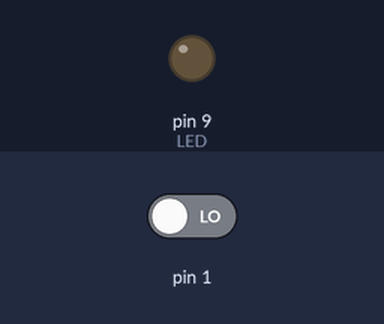
Bench run of a sketch on a simulated Arduino Uno, built with avr-gcc and run on an emulated ATmega328P. Shown: output pins drawn as LEDs (lit = HIGH). The inputs (shaded band) are chosen by the test bench; at power-on: pin 1 LOW.

Above: at 1.2 s.
1.3 s: pin 1 driven HIGH
At 2.5 s:
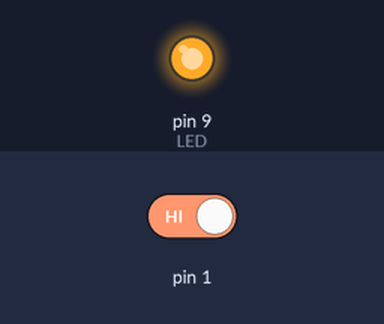
2.8 s: pin 1 driven LOW
At 3.8 s:
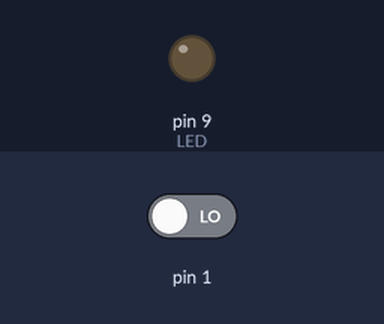
Timing chart, 0 to 5.8 s (numbered marks = the images above; inputs shaded):
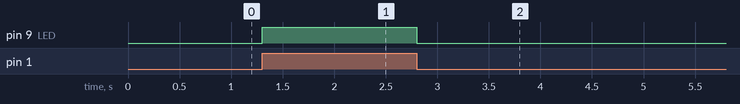

The sketch:

Lab1Step2.ino
```cpp
const int LED = 9;                            // constant integer for LED connected to pin 9
boolean BUTTON = 2;                         // constant integer for BUTOON connected to pin 2
void setup() {
  pinMode(LED, OUTPUT);                       // pin 9 is an output
  pinMode(BUTTON, INPUT);                     // pin 2 is an input
}
void loop() {
if (digitalRead(BUTTON) == LOW) {             //if the button is low
digitalWrite(LED, LOW);                       //LED will be low
} else {                                      //otherwise
digitalWrite(LED, HIGH);                      //LED will be high
}
}
```

Measured:
- after the input at 1.3 s, pin 9 (LED): LOW → HIGH at once
- after the input at 2.8 s, pin 9 (LED): HIGH → LOW at once
